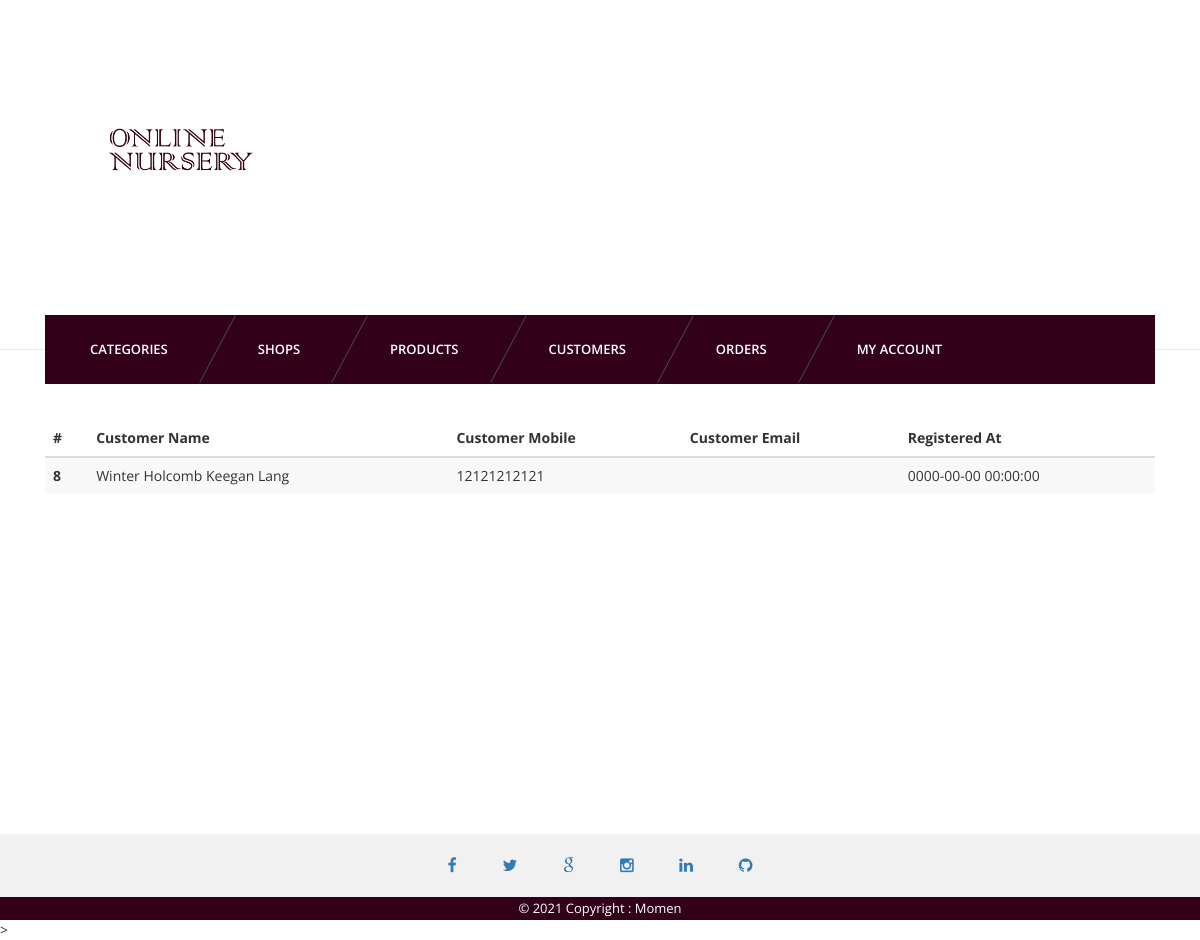
The page /admin/customers.php (signed in) on the database its author committed.
### tables this page shows
CREATE TABLE `users` (
  `id` int(11) NOT NULL,
  `email` varchar(255) NOT NULL,
  `password` varchar(255) NOT NULL,
  `timestamp` datetime NOT NULL
);

CREATE TABLE `usersmeta` (
  `id` int(11) NOT NULL,
  `uid` int(11) NOT NULL,
  `firstname` varchar(255) NOT NULL,
  `lastname` varchar(255) NOT NULL,
  `address1` varchar(255) NOT NULL,
  `address2` varchar(255) NOT NULL,
  `city` varchar(255) NOT NULL,
  `country` varchar(255) NOT NULL,
  `zip` varchar(255) NOT NULL,
  `plcstation` varchar(255) NOT NULL,
  `email` varchar(255) NOT NULL,
  `mobile` varchar(255) NOT NULL,
  `mobile2` varchar(255) NOT NULL
);

### admin/customers.php (the view, shortened to what this page needs)
<?php
	require_once '../config/connect.php';
?>
<?php include 'inc/header.php'; ?>
<?php include 'inc/nav.php'; ?>
<section id="content">
	<div class="content-blog">
		<div class="container">
			<table class="table table-striped">
				<thead>
					<tr>
						<th>#</th>
						<th>Customer Name</th>
						<th>Customer Mobile</th>
						<th>Customer Email</th>
						<th>Registered At</th>
					</tr>
				</thead>
				<tbody>
				<?php
					$sql = "SELECT * FROM users u JOIN usersmeta u1 WHERE u.id=u1.uid";
					$res = mysqli_query($connection, $sql);
					while ($r = mysqli_fetch_assoc($res)) {
				?>
					<tr>
						<th scope="row"><?php echo $r['id']; ?></th>
						<td><?php echo $r['firstname'] . " " . $r['lastname']; ?></td>
						<td><?php echo $r['mobile']; ?></td>
						<td><?php echo $r['email']; ?></td>
						<td><?php echo $r['timestamp']; ?></td>
				<?php } ?>
				</tbody>
			</table>
		</div>
	</div>
</section>
<?php include 'inc/footer.php' ?>

### admin/css/light.css (style rules this page uses)
body { background-color:#fff; }

### rows shown on the page
users: usersmeta.id "8", usersmeta.firstname "Winter Holcomb", usersmeta.lastname "Keegan Lang", usersmeta.mobile "12121212121", timestamp "0000-00-00 00:00:00"
